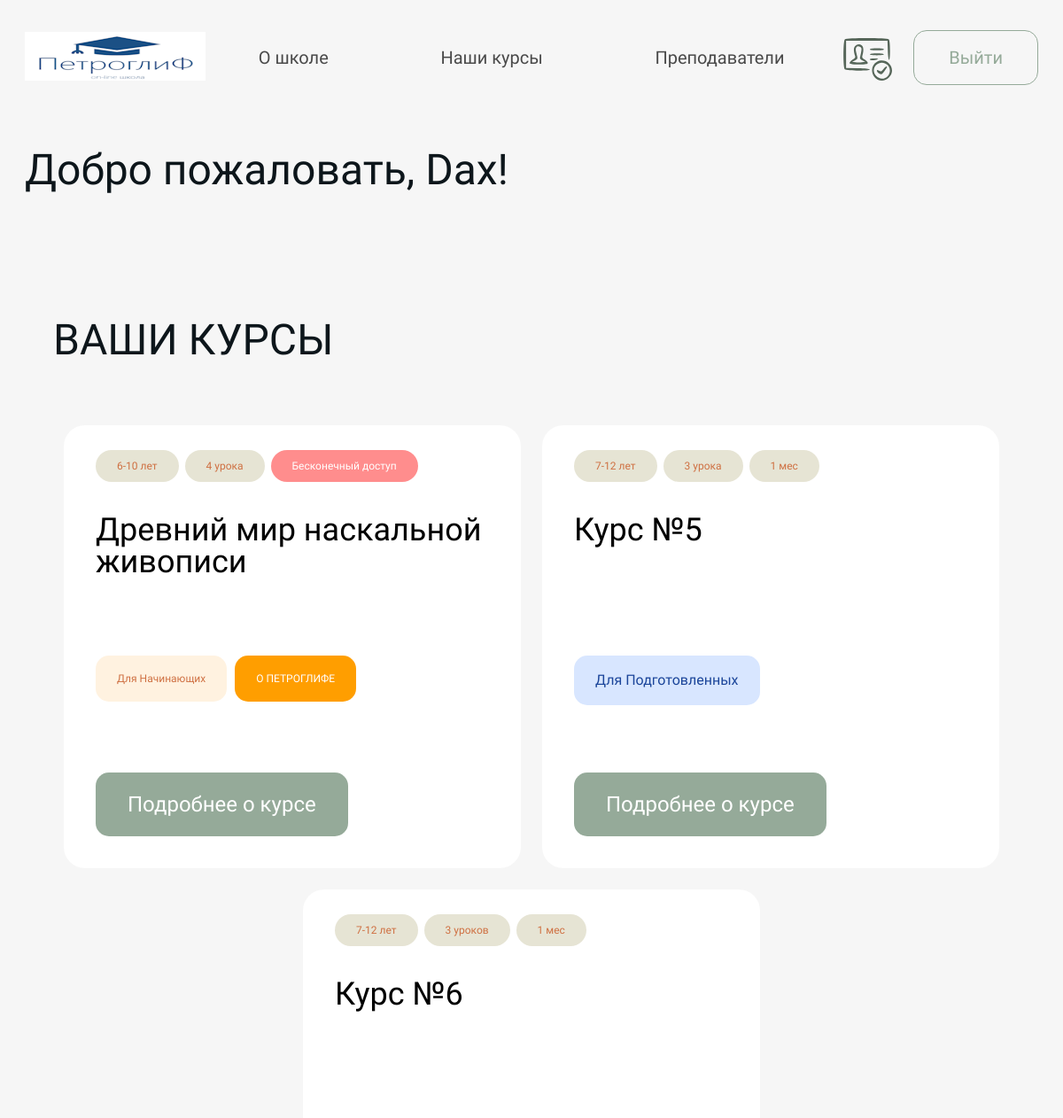
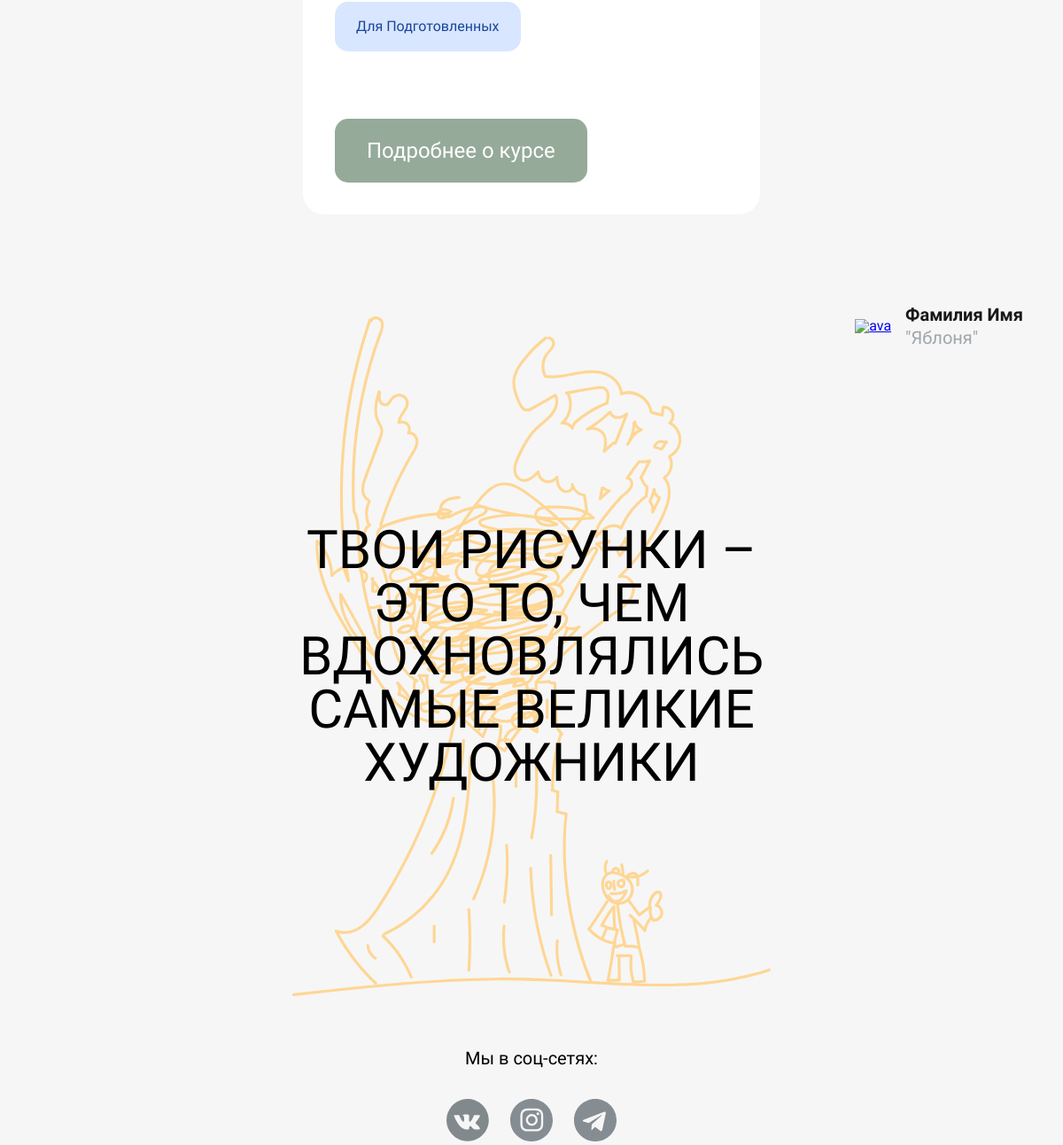
Page /self-account/ (signed in) on the committed database (2 pictures, top to bottom).
### authapp/models.py (models this page shows, shortened)
class StudentUser(AbstractUser):
    id = models.UUIDField(default=uuid4, primary_key=True)
    username = None
    first_name = models.CharField(verbose_name="Имя", max_length=30, blank=False)
    email = models.EmailField(verbose_name="Адрес электронной почты", unique=True, blank=False,
                              validators=[EmailValidator])
    phone_number = models.CharField(verbose_name="Номер телефона", max_length=13, unique=True, blank=False)
    age = models.IntegerField(verbose_name="Возраст", blank=True, null=True)
    created_at = models.DateTimeField(verbose_name='Создан', auto_now_add=True)
    updated_at = models.DateTimeField(verbose_name='Обновлен', auto_now=True)
    deleted = models.BooleanField(default=False)
    activation_key = models.CharField(max_length=128, blank=True)
    activation_key_expires = models.DateTimeField(default=(now() + timedelta(hours=48)))
    objects = StudentUserManager()
    USERNAME_FIELD = 'email'
    REQUIRED_FIELDS = ['first_name', 'phone_number']

### mainapp/models.py (models this page shows, shortened)
class Course(models.Model):
    class CourseCategory(models.TextChoices):
        ART = ("ART", "ИСКУССТВО")
        DESIGN = ("DESIGN", "ДИЗАЙН")
        SOFT_SKILLS = ("SOFT_SKILLS", "SOFT SKILLS")
    id = models.UUIDField(default=uuid4, primary_key=True)
    title = models.CharField(verbose_name="Название курса", max_length=150)
    slug = models.SlugField(verbose_name="URL", max_length=200, unique=True, blank=True, null=True)
    note = models.CharField(verbose_name="Цель курса", default='', max_length=200)
    description = models.TextField(verbose_name="Описание курса", blank=True)
    price = models.FloatField(verbose_name="Стоимость курса")
    category = models.CharField(verbose_name="Категория курса", max_length=11, choices=CourseCategory.choices)
    tools = models.TextField(verbose_name="Необходимые материалы и инструменты для курса", blank=True)
    filling = models.TextField(verbose_name="Наполнение курса", blank=True)
    image = models.ImageField(verbose_name="Изображение", blank=True, null=True, upload_to="сourses_images")
    teaser_video = models.FilePathField(verbose_name="Тизер-видео", blank=True, null=True, path=os.path.join(settings.MEDIA_ROOT, "teaser_video"))
    created_at = models.DateTimeField(verbose_name='Создан', auto_now_add=True)
    updated_at = models.DateTimeField(verbose_name='Обновлен', auto_now=True)
    tags = models.ManyToManyField(Tag, verbose_name="Теги курса", related_name="courses")
    benefits = models.ManyToManyField(Benefit, verbose_name="Польза курса", related_name="courses")
    talents = models.ManyToManyField(Talent, verbose_name="Навыки, которые дает курс", related_name="courses")
    students = models.ManyToManyField(settings.AUTH_USER_MODEL, verbose_name="Студенты курса", related_name="courses")
    is_popular = models.BooleanField(verbose_name="Популярный", default=False)
    deleted = models.BooleanField(verbose_name="Удален", default=False)
    age_group = models.CharField(verbose_name="Возрастная группа", max_length=25, blank=True)
    lesson_qty = models.CharField(verbose_name="Количество уроков", max_length=25, blank=True)
    duration = models.CharField(verbose_name="Продолжительность курса", max_length=25, blank=True)
    preparation = models.ForeignKey(Preparation, on_delete=models.CASCADE, null=True)
    class Meta:
        verbose_name = "Курс"
        verbose_name_plural = "Курсы"
        ordering = ["title"]

class Preparation(models.Model):
    id = models.UUIDField(default=uuid4, primary_key=True)
    value = models.CharField(verbose_name="Значение", max_length=50)
    def __str__(self):
        return self.value
    class Meta:
        verbose_name = "Уровень подготовки"
        verbose_name_plural = "Уровни подготовки"

### mainapp/views.py (the view)
# urls.py: path('self-account/', main_views.view_self_account, name='self-account'),
def view_self_account(request):
    current_user = request.user
    if current_user.is_authenticated:
        courses = current_user.courses.exclude(slug='first-course')
        for course in courses:
            course.description = course.description.split('\n')
        first_course = get_object_or_404(mainapp_models.Course, slug='first-course')
        descriptions_first = first_course.description.split('\n')
        context = {'courses': courses,
                   'first_course': first_course,
                   'descriptions_first': descriptions_first,
                   'user': current_user,
                   }
        return render(request, 'mainapp/user_page.html', context)
    else:
        messages.error(request, 'Для входа в личный кабинет Вам необходимо авторизоваться')
        return redirect('index')

### authapp/auth.py (called while the page is built)
    def get_user(self, user_id):
        try:
            return User.objects.get(pk=user_id)
        except User.DoesNotExist:
            return None

### mainapp/templates/mainapp/user_page.html (shortened to what this page needs)
{% extends "mainapp/base.html" %}
{% block content %}
    {% include "mainapp/parts_pages/courses__user.html" %}
    {% include "mainapp/parts_pages/image_tree_yellow.html" %}
{% endblock %}

### mainapp/templates/mainapp/parts_pages/courses__user.html (shortened to what this page needs)
{% load static markdownify %}
    <div class="site-box">
        <section class="courses"  id="anchor-courses">
            <div class="self-account__title">Добро пожаловать, {{ user.first_name }}!</div>
            <h1 class="section__title">Ваши курсы</h1>
            <div class="courses__cards">
                <div class="courses__card">
                    <div class="courses__info">
                        <a class="courses__age" href="#">{{ first_course.age_group }}</a>
                        <a class="courses__count" href="#">{{ first_course.lesson_qty }}</a>
                        <a class="courses__time courses__time-unique" href="#">{{ first_course.duration }}</a>
                    </div>
                    <div class="courses__name">{{ first_course.title }}</div>
                    <div class="courses__for-btns">
                        <a class="courses__for-1" href="#"><div>{{ first_course.preparation }}</div></a>
                        <a class="courses__for-2" href="#"><div>О ПЕТРОГЛИФЕ</div></a>
                    </div>
                    <a class="courses__detailed" href="{% url 'course' first_course.slug %}"><div>Подробнее о курсе</div></a>
                </div>
                {% for item in courses %}
                <div class="courses__card">
                    <div class="courses__info">
                        <a class="courses__age" href="#">{{ item.age_group }}</a>
                        <a class="courses__count" href="#">{{ item.lesson_qty }}</a>
                        <a class="courses__time" href="#">{{ item.duration }}</a>
                    </div>
                    <div class="courses__name">{{ item.title }}</div>
                    <a class="courses__for" href="#"><div>{{ item.preparation }}</div></a>
                    <a class="courses__detailed" href="{% url 'course' item.slug %}"><div>Подробнее о курсе</div></a>
                </div>
                {% endfor %}
            </div>
        </section>
    </div>

### mainapp/static/css/index.css (style rules this page uses)
* { margin: 0; padding: 0; }
body { font-family: 'Onest', sans-serif; font-size: 16px; font-weight: 300; line-height: 1; background: #F6F6F6; }
.site-box { max-width: 1224px; min-width: 347px; padding: 0 clamp(14px, 3vw, 28px); margin: 0 auto; font-weight: 400; }
.section__title { color: #0D161B; font-size: clamp(2.375rem, 4vw, 3.5rem); font-weight: 400; text-transform: uppercase; padding: clamp(40px, 6vw, 100px) calc(clamp(40px, 6vw, 76px) - 40px) clamp(40px, 6vw, 80px); }
.courses__cards { display: flex; flex-wrap: wrap; gap: 24px; justify-content: center; }
.courses__card { width: clamp(307px, 37vw, 528px); min-height: clamp(305px, 37vw, 549px); padding: clamp(24px, 3vw, 28px) clamp(20px, 3vw, 36px); background-color: #FFFFFF; border-radius: 24px; position: relative; }
.courses__info { display: flex; gap: clamp(4px, 1vw, 7px); }
.courses__info a { text-wrap: nowrap; text-decoration: none; border-radius: 46px; color: #CF7042; background: #E6E4D4; font-size: clamp(0.75rem, 1vw, 1rem); padding: clamp(7.5px, 1vw, 17px) clamp(14px, 2vw, 35px); }
.courses__info a.courses__time-unique { color: #FFFFFF; background: #FF8D8D; }
.courses__name { font-size: clamp(1.5rem, 3vw, 2.25rem); line-height: 1; margin-top: clamp(14px, 3vw, 48px); height: clamp(118px, 17vw, 160px); }
.courses__for-btns { display: flex; font-size: clamp(0.75rem, 1vw, 1rem); gap: 9px; margin-bottom: 14px; }
.courses__for-1 { padding: clamp(14.5px, 2vw, 20px) clamp(20.5px, 2vw, 35px); text-decoration: none; color: #CF7042; background: #FFF2E0; border-radius: 15px; text-wrap: nowrap; }
.courses__for-2 { padding: clamp(14.5px, 2vw, 20px) clamp(20px, 2vw, 35px); text-decoration: none; color: #FFFFFF; background: #FF9E00; border-radius: 15px; text-wrap: nowrap; }
.courses__for { text-decoration: none; }
.courses__for > div { padding: clamp(14.5px, 2vw, 20px) clamp(20px, 2vw, 35px); color: #1B459A; background: #D8E6FF; border-radius: 15px; text-wrap: nowrap; font-size: clamp(0.75rem, 2vw, 1rem); display: inline-block; margin-bottom: 14px; }
.courses__detailed { border-radius: 15px; color: #FFFFFF; background: #95AA99; text-decoration: none; font-size: clamp(1.25rem, 2vw, 1.5rem); padding: clamp(18px, 2vw, 29.5px) clamp(35px, 3vw, 37.5px); position: absolute; bottom: clamp(23px, 3vw, 38px); left: clamp(20px, 3vw, 36px); }
.self-account__title { color: #0D161B; font-size: clamp(2.5rem, 4vw, 4.75rem); font-weight: 400; margin: clamp(40px, 6vw, 100px) auto; }

### rows in the picture
StudentUser: first_name "Dax"
Course: age_group "6-10 лет", lesson_qty "4 урока", duration "Бесконечный доступ", title "Древний мир наскальной живописи", preparation "Для Начинающих"
Course: age_group "7-12 лет", lesson_qty "3 урока", duration "1 мес", title "Курс №5", preparation "Для Подготовленных"
Course: age_group "7-12 лет", lesson_qty "3 уроков", duration "1 мес", title "Курс №6", preparation "Для Подготовленных"
